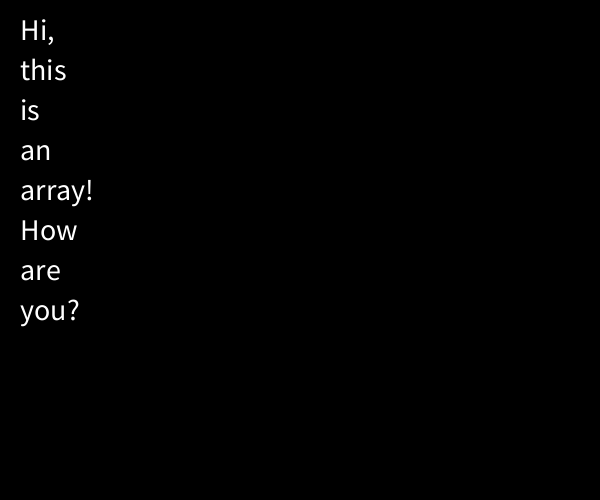
Frame 1 (no input)
Frame 60 (the mouse pressed at the canvas centre just before this capture): identical to frame 1, image omitted
Frame 120 (the mouse held since frame 60 and released just before this capture): identical to frame 1, image omitted

The Processing sketch that drew this single still picture (run headless with seeded random() and noise(); from frame 60 on, the mouse is pressed at the canvas centre):

// Processing sketch: Array
// ── Array.pde
String [] nameArray = {"Hi,","this","is","an","array!", "How","are","you?"};

void setup() {
  size (600, 500);
  textSize (30);
}
void draw () {
  background (0);
  for (int i = 0; i < nameArray.length; i++){
  text (nameArray [i], 20, 40 + i*40);
  }
}
